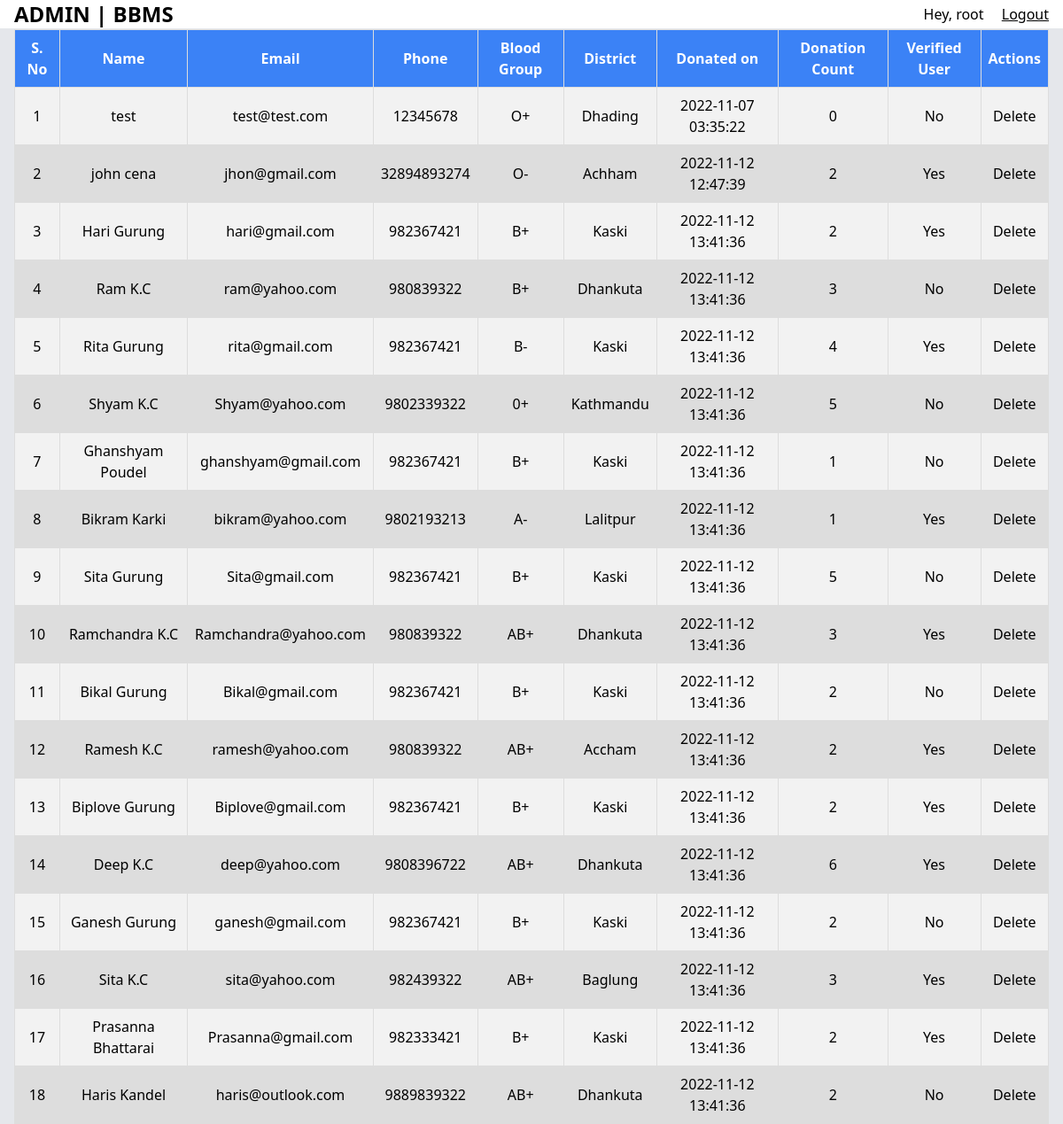
/admin/manage-records.php (signed in), run on the app's committed database.
### tables this page shows
CREATE TABLE IF NOT EXISTS `blood_records` (
  `id` int NOT NULL AUTO_INCREMENT,
  `userid` int NOT NULL,
  `timestamps` timestamp NOT NULL DEFAULT CURRENT_TIMESTAMP,
  `bloodgroup` varchar(20) NOT NULL,
  `district` varchar(20) NOT NULL,
  PRIMARY KEY (`id`)
);

CREATE TABLE IF NOT EXISTS `users` (
  `id` int NOT NULL AUTO_INCREMENT,
  `name` varchar(100) NOT NULL,
  `bloodgroup` varchar(20) NOT NULL,
  `district` varchar(100) NOT NULL,
  `email` varchar(250) NOT NULL,
  `mobile` varchar(20) NOT NULL,
  `password` varchar(250) NOT NULL,
  `lastdonated` varchar(100) NOT NULL,
  `dob` varchar(50) NOT NULL,
  `timestamps` timestamp NOT NULL DEFAULT CURRENT_TIMESTAMP,
  `admin_verified` tinyint(1) NOT NULL DEFAULT '0',
  `donation_count` int NOT NULL DEFAULT '0',
  PRIMARY KEY (`id`)
);

### public/admin/manage-records.php (the view, shortened to what this page needs)
<?php
require_once('../../app/db/index.php');
$stmt1 = $conn->prepare('SELECT
    users.name AS name,
    users.email AS email,
    users.mobile AS mobile,
    users.donation_count AS dc,
    users.admin_verified AS av,
    blood_records.id AS bid,
    blood_records.bloodgroup AS bg,
    blood_records.district AS dist,
    blood_records.timestamps AS donated_on
    FROM users RIGHT JOIN blood_records ON users.id = blood_records.userid');
$stmt1->execute();
$stmt1->store_result();
$stmt1->bind_result($name, $email, $mobile, $dc, $av, $bid, $bg, $dist, $donated_on);
?>
<!DOCTYPE html>
<html lang="en">
<head>
    <link rel="stylesheet" href="../styles/output.css">
</head>
<body>
    <?php require_once("../include/admin/navbar.php") ?>
    <main class="relative min-h-[92vh] max-h-[92vh] w-full bg-gray-200 px-2 sm:px-4 grid place-items-center bg-center bg-no-repeat bg-cover">
        <div class="max-h-[80vh] overflow-auto">
            <?php
            if ($stmt1->num_rows() === 0) {
            ?>
                <span class="text-xl font-bold">No Blood Records Found</span>
            <?php
            } else {
            ?>
                <table id="results" class="max-w-7xl">
                    <tr>
                        <th>S. No</th>
                        <th>Name</th>
                        <th>Email</th>
                        <th>Phone</th>
                        <th>Blood Group</th>
                        <th>District</th>
                        <th>Donated on</th>
                        <th>Donation Count</th>
                        <th>Verified User</th>
                        <th>Actions</th>
                    </tr>
                    <?php
                    $count = 1;
                    while ($stmt1->fetch()) {
                        echo '<tr>
                                    <td>' . $count . '</td>
                                    <td>' . $name . '</td>
                                    <td>' . $email . '</td>
                                    <td>' . $mobile . '</td>
                                    <td>' . $bg . '</td>
                                    <td>' . $dist . '</td>
                                    <td>' . $donated_on . '</td>
                                    <td>' . $dc . '</td>
                                    <td>' . ($av ? "Yes" : "No") . '</td>
                                    <td><a class="hover:underline" href="./manage-records.php?id=' . $bid . '">Delete</a></td>
                                </tr>';
                        $count++;
                    }
                    ?>
                </table>
            <?php } ?>
        </div>
    </main>
</body>
</html>

### public/include/admin/navbar.php (shortened to what this page needs)
<?php
echo '
    <nav class="bg-white flex justify-between items-center border-b min-h-[8vh] max-h-[8vh] px-2 sm:px-4">
        <a href="./" class="font-black text-2xl">ADMIN | BBMS</a>
            <div class="space-x-4">
                <p class="inline">Hey, ' . $_SESSION['admin_username'] . '</p>
                <a href="../logout.php" class="underline">Logout</a>
            </div>
    </nav>';

### data on the page
blood_records: userid.name "test", userid.email "test@test.com", userid.mobile "12345678", bloodgroup "O+", district "Dhading", timestamps "2022-11-07 03:35:22", userid.donation_count "0", shows "No"
blood_records: userid.name "john cena", userid.email "jhon@gmail.com", userid.mobile "32894893274", bloodgroup "O-", district "Achham", timestamps "2022-11-12 12:47:39", userid.donation_count "2", shows "Yes"
blood_records: userid.name "Hari Gurung", userid.email "hari@gmail.com", userid.mobile "982367421", bloodgroup "B+", district "Kaski", timestamps "2022-11-12 13:41:36", userid.donation_count "2", shows "Yes"
blood_records: userid.name "Ram K.C", userid.email "ram@yahoo.com", userid.mobile "980839322", bloodgroup "B+", district "Dhankuta", timestamps "2022-11-12 13:41:36", userid.donation_count "3", shows "No"
blood_records: userid.name "Rita Gurung", userid.email "rita@gmail.com", userid.mobile "982367421", bloodgroup "B-", district "Kaski", timestamps "2022-11-12 13:41:36", userid.donation_count "4", shows "Yes"
blood_records: userid.name "Shyam K.C", userid.email "Shyam@yahoo.com", userid.mobile "9802339322", bloodgroup "0+", district "Kathmandu", timestamps "2022-11-12 13:41:36", userid.donation_count "5", shows "No"
blood_records: userid.name "Ghanshyam Poudel", userid.email "ghanshyam@gmail.com", userid.mobile "982367421", bloodgroup "B+", district "Kaski", timestamps "2022-11-12 13:41:36", userid.donation_count "1", shows "No"
blood_records: userid.name "Bikram Karki", userid.email "bikram@yahoo.com", userid.mobile "9802193213", bloodgroup "A-", district "Lalitpur", timestamps "2022-11-12 13:41:36", userid.donation_count "1", shows "Yes"
blood_records: userid.name "Sita Gurung", userid.email "Sita@gmail.com", userid.mobile "982367421", bloodgroup "B+", district "Kaski", timestamps "2022-11-12 13:41:36", userid.donation_count "5", shows "No"
blood_records: userid.name "Ramchandra K.C", userid.email "Ramchandra@yahoo.com", userid.mobile "980839322", bloodgroup "AB+", district "Dhankuta", timestamps "2022-11-12 13:41:36", userid.donation_count "3", shows "Yes"
blood_records: userid.name "Bikal Gurung", userid.email "Bikal@gmail.com", userid.mobile "982367421", bloodgroup "B+", district "Kaski", timestamps "2022-11-12 13:41:36", userid.donation_count "2", shows "No"
blood_records: userid.name "Ramesh K.C", userid.email "ramesh@yahoo.com", userid.mobile "980839322", bloodgroup "AB+", district "Accham", timestamps "2022-11-12 13:41:36", userid.donation_count "2", shows "Yes"
blood_records: userid.name "Biplove Gurung", userid.email "Biplove@gmail.com", userid.mobile "982367421", bloodgroup "B+", district "Kaski", timestamps "2022-11-12 13:41:36", userid.donation_count "2", shows "Yes"
blood_records: userid.name "Deep K.C", userid.email "deep@yahoo.com", userid.mobile "9808396722", bloodgroup "AB+", district "Dhankuta", timestamps "2022-11-12 13:41:36", userid.donation_count "6", shows "Yes"
blood_records: userid.name "Ganesh Gurung", userid.email "ganesh@gmail.com", userid.mobile "982367421", bloodgroup "B+", district "Kaski", timestamps "2022-11-12 13:41:36", userid.donation_count "2", shows "No"
blood_records: userid.name "Sita K.C", userid.email "sita@yahoo.com", userid.mobile "982439322", bloodgroup "AB+", district "Baglung", timestamps "2022-11-12 13:41:36", userid.donation_count "3", shows "Yes"
blood_records: userid.name "Prasanna Bhattarai", userid.email "Prasanna@gmail.com", userid.mobile "982333421", bloodgroup "B+", district "Kaski", timestamps "2022-11-12 13:41:36", userid.donation_count "2", shows "Yes"
blood_records: userid.name "Haris Kandel", userid.email "haris@outlook.com", userid.mobile "9889839322", bloodgroup "AB+", district "Dhankuta", timestamps "2022-11-12 13:41:36", userid.donation_count "2", shows "No"

### other printed values
$_SESSION['admin_username'] "root"
